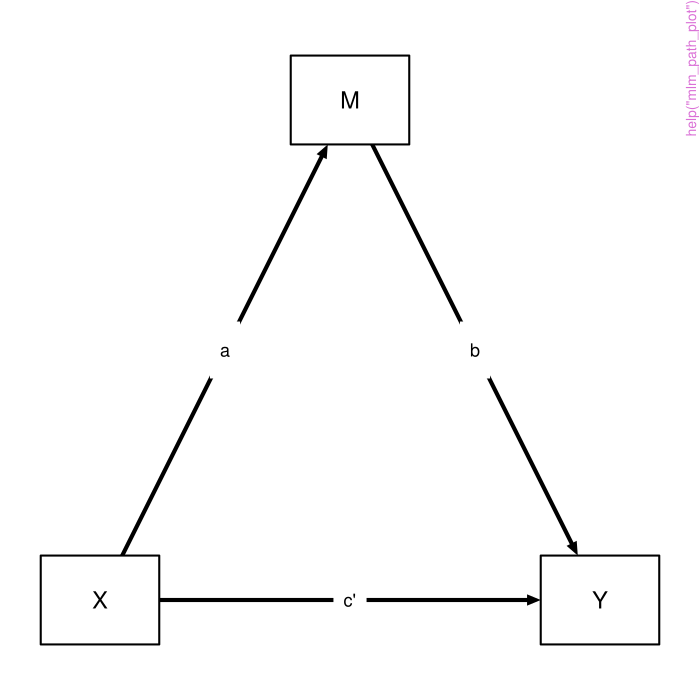

Source code (R):
pkgname <- "bmlm"
source(file.path(R.home("share"), "R", "examples-header.R"))
options(warn = 1)
library('bmlm')

base::assign(".oldSearch", base::search(), pos = 'CheckExEnv')
base::assign(".old_wd", base::getwd(), pos = 'CheckExEnv')
cleanEx()
nameEx("isolate")
### * isolate

flush(stderr()); flush(stdout())

### Name: isolate
### Title: Create isolated within- (and optionally between-) person
###   variables.
### Aliases: isolate

### ** Examples

# Create within-person deviations of work stressors in BLch9.
data(BLch9)
BLch9 <- isolate(BLch9, by = "id", value = "fwkstrs")
head(BLch9)  # Now has new column for within-person work stressors.




cleanEx()
nameEx("mlm")
### * mlm

flush(stderr()); flush(stdout())

### Name: mlm
### Title: Estimate a multilevel mediation model
### Aliases: mlm

### ** Examples

## Not run: 
##D ## Run example from Bolger and Laurenceau (2013)
##D data(BLch9)
##D fit <- mlm(BLch9)
##D mlm_summary(fit)
##D 
##D ### With priors
##D Priors <- list(dy = 10, dm = 10, a = 2, b = 2, cp = 2,
##D                tau_dy = 1, tau_dm = 1, tau_a = 1, tau_b = 1, tau_cp = 1,
##D                lkj_shape = 2)
##D fit <- mlm(BLch9, priors = Priors)
## End(Not run)




cleanEx()
nameEx("mlm_path_plot")
### * mlm_path_plot

flush(stderr()); flush(stdout())

### Name: mlm_path_plot
### Title: Plot 'bmlm"s mediation model as a path diagram
### Aliases: mlm_path_plot

### ** Examples

# Draw a template path diagram of the mediation model
mlm_path_plot()




### * <FOOTER>
###
cleanEx()
options(digits = 7L)
base::cat("Time elapsed: ", proc.time() - base::get("ptime", pos = 'CheckExEnv'),"\n")
grDevices::dev.off()
###
### Local variables: ***
### mode: outline-minor ***
### outline-regexp: "\\(> \\)?### [*]+" ***
### End: ***
quit('no')
